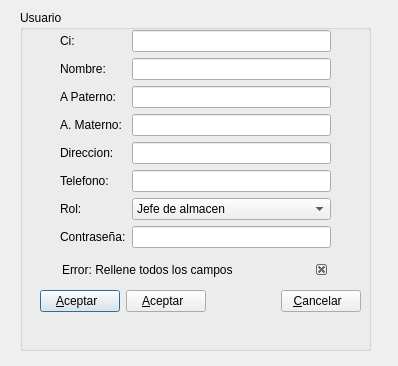
<?xml version="1.0" encoding="UTF-8"?>
<ui version="4.0">
 <class>eusuario</class>
 <widget class="QDialog" name="eusuario">
  <property name="geometry">
   <rect>
    <x>0</x>
    <y>0</y>
    <width>398</width>
    <height>366</height>
   </rect>
  </property>
  <property name="windowTitle">
   <string>Usuario</string>
  </property>
  <widget class="QGroupBox" name="groupBox">
   <property name="geometry">
    <rect>
     <x>20</x>
     <y>10</y>
     <width>351</width>
     <height>341</height>
    </rect>
   </property>
   <property name="title">
    <string>Usuario</string>
   </property>
   <widget class="QDockWidget" name="informacion">
    <property name="geometry">
     <rect>
      <x>38</x>
      <y>250</y>
      <width>271</width>
      <height>20</height>
     </rect>
    </property>
    <property name="minimumSize">
     <size>
      <width>80</width>
      <height>20</height>
     </size>
    </property>
    <property name="maximumSize">
     <size>
      <width>524287</width>
      <height>20</height>
     </size>
    </property>
    <property name="font">
     <font>
      <weight>50</weight>
      <bold>false</bold>
     </font>
    </property>
    <property name="features">
     <set>QDockWidget::DockWidgetClosable</set>
    </property>
    <property name="windowTitle">
     <string>Error: Rellene todos los campos</string>
    </property>
    <widget class="QWidget" name="informacion_3"/>
   </widget>
   <widget class="QWidget" name="horizontalLayoutWidget">
    <property name="geometry">
     <rect>
      <x>20</x>
      <y>270</y>
      <width>321</width>
      <height>43</height>
     </rect>
    </property>
    <layout class="QHBoxLayout" name="horizontalLayout">
     <item>
      <widget class="QPushButton" name="editar">
       <property name="enabled">
        <bool>true</bool>
       </property>
       <property name="text">
        <string>&amp;Aceptar  </string>
       </property>
       <property name="icon">
        <iconset resource="pandasoft.qrc">
         <normaloff>:/images/dialog-ok.png</normaloff>:/images/dialog-ok.png</iconset>
       </property>
      </widget>
     </item>
     <item>
      <widget class="QPushButton" name="aceptar">
       <property name="enabled">
        <bool>true</bool>
       </property>
       <property name="text">
        <string>&amp;Aceptar  </string>
       </property>
       <property name="icon">
        <iconset resource="pandasoft.qrc">
         <normaloff>:/images/dialog-ok.png</normaloff>:/images/dialog-ok.png</iconset>
       </property>
      </widget>
     </item>
     <item>
      <spacer name="horizontalSpacer">
       <property name="orientation">
        <enum>Qt::Horizontal</enum>
       </property>
       <property name="sizeHint" stdset="0">
        <size>
         <width>40</width>
         <height>20</height>
        </size>
       </property>
      </spacer>
     </item>
     <item>
      <widget class="QPushButton" name="cancelar">
       <property name="text">
        <string>&amp;Cancelar  </string>
       </property>
       <property name="icon">
        <iconset resource="pandasoft.qrc">
         <normaloff>:/images/dialog-cancel.png</normaloff>:/images/dialog-cancel.png</iconset>
       </property>
      </widget>
     </item>
    </layout>
   </widget>
   <widget class="QWidget" name="formLayoutWidget">
    <property name="geometry">
     <rect>
      <x>40</x>
      <y>20</y>
      <width>271</width>
      <height>251</height>
     </rect>
    </property>
    <layout class="QFormLayout" name="formLayout">
     <property name="fieldGrowthPolicy">
      <enum>QFormLayout::AllNonFixedFieldsGrow</enum>
     </property>
     <item row="0" column="0">
      <widget class="QLabel" name="label">
       <property name="text">
        <string>Ci:</string>
       </property>
      </widget>
     </item>
     <item row="0" column="1">
      <widget class="QLineEdit" name="a">
       <property name="inputMethodHints">
        <set>Qt::ImhFormattedNumbersOnly</set>
       </property>
      </widget>
     </item>
     <item row="1" column="0">
      <widget class="QLabel" name="label_2">
       <property name="text">
        <string>Nombre:</string>
       </property>
      </widget>
     </item>
     <item row="1" column="1">
      <widget class="QLineEdit" name="b"/>
     </item>
     <item row="2" column="0">
      <widget class="QLabel" name="label_3">
       <property name="text">
        <string>A Paterno:</string>
       </property>
      </widget>
     </item>
     <item row="2" column="1">
      <widget class="QLineEdit" name="c"/>
     </item>
     <item row="3" column="0">
      <widget class="QLabel" name="label_4">
       <property name="text">
        <string>A. Materno:</string>
       </property>
      </widget>
     </item>
     <item row="3" column="1">
      <widget class="QLineEdit" name="d"/>
     </item>
     <item row="4" column="0">
      <widget class="QLabel" name="label_5">
       <property name="text">
        <string>Direccion:</string>
       </property>
      </widget>
     </item>
     <item row="4" column="1">
      <widget class="QLineEdit" name="e"/>
     </item>
     <item row="5" column="0">
      <widget class="QLabel" name="label_6">
       <property name="text">
        <string>Telefono:</string>
       </property>
      </widget>
     </item>
     <item row="5" column="1">
      <widget class="QLineEdit" name="f"/>
     </item>
     <item row="6" column="0">
      <widget class="QLabel" name="label_7">
       <property name="text">
        <string>Rol:</string>
       </property>
      </widget>
     </item>
     <item row="6" column="1">
      <widget class="QComboBox" name="comboBox">
       <item>
        <property name="text">
         <string>Jefe de almacen</string>
        </property>
       </item>
      </widget>
     </item>
     <item row="7" column="0">
      <widget class="QLabel" name="label_8">
       <property name="text">
        <string>Contraseña:</string>
       </property>
      </widget>
     </item>
     <item row="7" column="1">
      <widget class="QLineEdit" name="h">
       <property name="echoMode">
        <enum>QLineEdit::Password</enum>
       </property>
      </widget>
     </item>
    </layout>
   </widget>
  </widget>
 </widget>
 <tabstops>
  <tabstop>a</tabstop>
  <tabstop>b</tabstop>
  <tabstop>c</tabstop>
  <tabstop>d</tabstop>
  <tabstop>e</tabstop>
  <tabstop>f</tabstop>
  <tabstop>h</tabstop>
  <tabstop>editar</tabstop>
  <tabstop>aceptar</tabstop>
  <tabstop>cancelar</tabstop>
 </tabstops>
 <resources>
  <include location="pandasoft.qrc"/>
 </resources>
 <connections>
  <connection>
   <sender>cancelar</sender>
   <signal>clicked()</signal>
   <receiver>eusuario</receiver>
   <slot>reject()</slot>
   <hints>
    <hint type="sourcelabel">
     <x>287</x>
     <y>295</y>
    </hint>
    <hint type="destinationlabel">
     <x>286</x>
     <y>329</y>
    </hint>
   </hints>
  </connection>
 </connections>
</ui>
